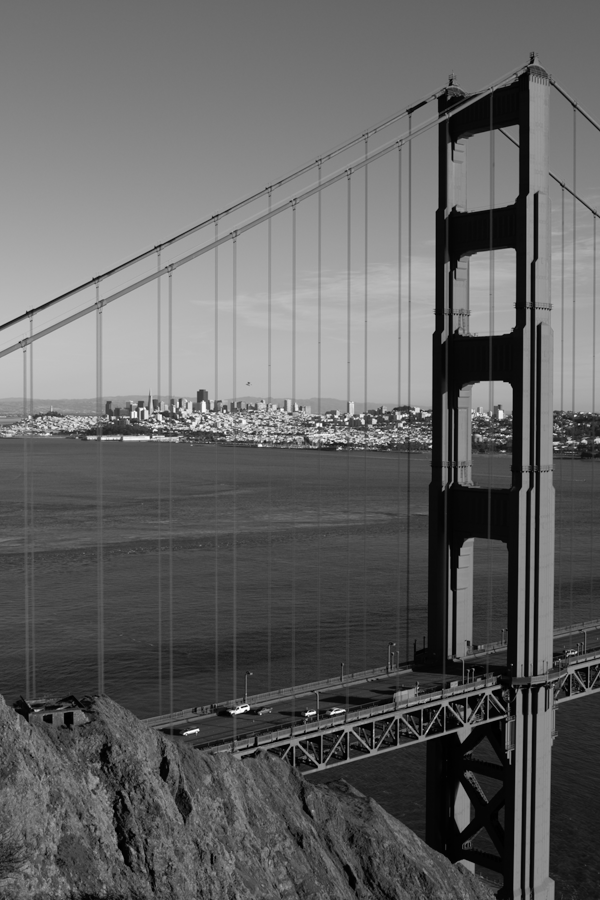
//> input picture goldengate-02.png, 600 x 900 px
$ ./Source   (built with g++ and OpenCV 4)
//> lines starting //> are read from the running program, lines starting //| are printed output that depends on the picture
#define _CRT_SECURE_NO_DEPRECATE
#include <stdio.h>
#include <iostream>
#include "opencv2/core.hpp"
#include "opencv2/features2d.hpp"
#include "opencv2/xfeatures2d.hpp"
#include "opencv2/highgui.hpp"
#include "opencv2/xfeatures2d.hpp"
#include "opencv2/xfeatures2d/nonfree.hpp"
#include <opencv2/opencv.hpp>
#include "opencv2/stitching.hpp"


using namespace std;
using namespace cv;
using namespace cv::xfeatures2d;


Mat cal_homography_matrix(Mat image1, Mat image2, int features, int layers) {

	//Ptr<SIFT> detector = SIFT::create(features, layers);
	Ptr<ORB> detector = ORB::create(features);

	std::vector<KeyPoint> keypoints_1, keypoints_2;

	detector->detect(image1, keypoints_1);
	detector->detect(image2, keypoints_2);

	//-- Draw keypoints
	Mat img_keypoints_1; Mat img_keypoints_2;

	drawKeypoints(image1, keypoints_1, img_keypoints_1, Scalar::all(-1),
		DrawMatchesFlags::DRAW_RICH_KEYPOINTS);
	drawKeypoints(image2, keypoints_2, img_keypoints_2, Scalar::all(-1),
		DrawMatchesFlags::DRAW_RICH_KEYPOINTS);


	//-- Step 2: Calculate descriptors (feature vectors)
	Mat descriptors_1, descriptors_2;
	detector->compute(image1, keypoints_1, descriptors_1);
	detector->compute(image2, keypoints_2, descriptors_2);

	//-- Show detected (drawn) keypoints

	imshow("Keypoints 1", img_keypoints_1);
	imshow("Keypoints 2", img_keypoints_2);


	//-- Step 3: Matching descriptor vectors using BFMatcher :
	BFMatcher matcher;
	std::vector<std::vector<cv::DMatch> > matches;

	// [24 lines of commented-out code are left out]
	matcher.knnMatch(descriptors_1, descriptors_2, matches, 2);  // Find two nearest matches

	vector<cv::DMatch> good_matches;
	for (int i = 0; i < matches.size(); ++i)
	{
		const float ratio = 0.8; // As in Lowe's paper; can be tuned
		if (matches[i][0].distance < ratio * matches[i][1].distance)
		{
			good_matches.push_back(matches[i][0]);
		}
	}

	cv::Mat H;
	// [7 lines of commented-out code are left out]
	std::vector< Point2f > obj;
	std::vector< Point2f > scene;

	for (int i = 0; i < good_matches.size(); i++)
	{
		//-- Get the keypoints from the good matches
		obj.push_back(keypoints_1[good_matches[i].queryIdx].pt);
		scene.push_back(keypoints_2[good_matches[i].trainIdx].pt);
	}


	// Find the Homography Matrix for img 1 and img2
	H = findHomography(obj, scene, CV_RANSAC);
	//H is the transformation. Using ransac to remove the outliers
	return H;
}
Mat stitch_image(Mat image1, Mat image2, Mat H)
{


	cv::Mat result;
	warpPerspective(image1, result, H, cv::Size(image1.cols + image2.cols, image1.rows));
	// cv::imshow("image1",image1);
    // cv::imshow("result",result);
	cv::Mat half(result, cv::Rect(0, 0, image2.cols, image2.rows));
    // cv::imshow("half",half);
	image2.copyTo(half);
	return result;

}

// [59 lines of commented-out code are left out]
using namespace cv;
int main(int argc, char** argv)
{
	/*References
	https://stackoverflow.com/questions/27533203/how-do-i-use-sift-in-opencv-3-0-with-c
	http://docs.opencv.org/3.3.0/d5/d3c/classcv_1_1xfeatures2d_1_1SIFT.html#details
	http://kushalvyas.github.io/stitching.html
	https://github.com/Manasi94/Image-Stitching
	*/
	int64 t0 = cv::getTickCount();

	int nOctaveLayers = 3; //lowes paper suggests
	int nfeatures = 2000; //number of features

	Mat img_1 = imread("goldengate-02.png");
//> img_1 is the input picture: 900 rows x 600 cols, CV_8UC3; min 0, max 255, mean 98.5
	Mat img_2 = imread("goldengate-01.png");
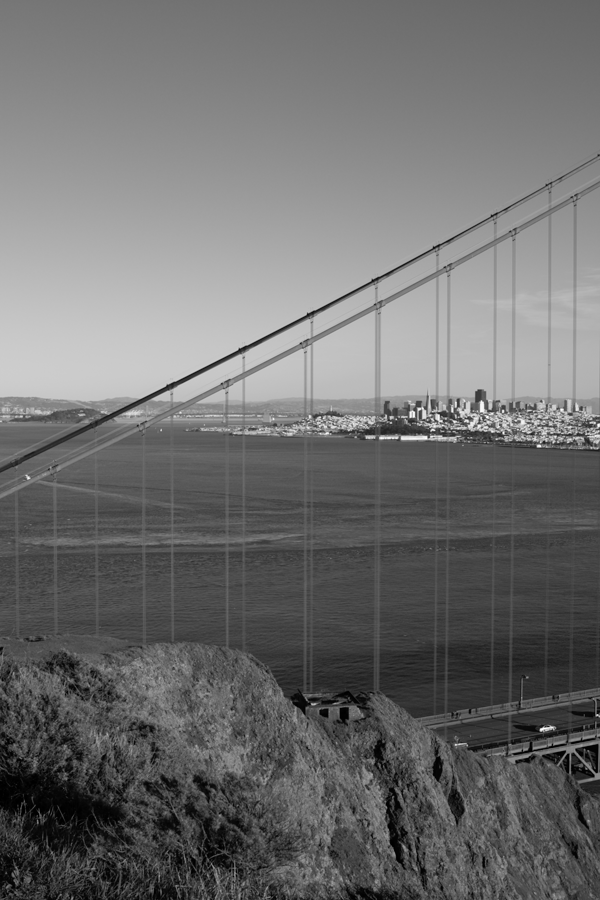
//> input picture goldengate-01.png, 600 x 900 px
//> img_2 is the input picture: 900 rows x 600 cols, CV_8UC3; min 0, max 255, mean 110.4
	Mat img_3 = imread("goldengate-00.png");
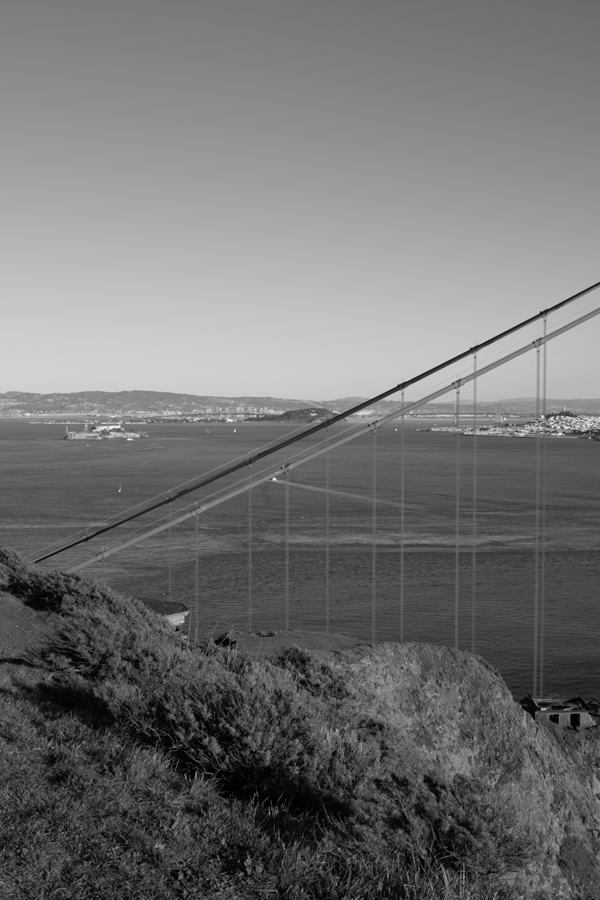
//> input picture goldengate-00.png, 600 x 900 px
//> img_3 is the input picture: 900 rows x 600 cols, CV_8UC3; min 0, max 249, mean 113.3
	Mat img_orginal = imread("Original_gray.jpg");
//> Original_gray.jpg cannot be read in this run, so this picture is empty

	img_1.convertTo(img_1, CV_8UC1);
	img_2.convertTo(img_2, CV_8UC1);
	img_3.convertTo(img_3, CV_8UC1);

	// cv::cvtColor(img_1, img_1, COLOR_RGB2GRAY);
	// cv::cvtColor(img_2, img_2, COLOR_RGB2GRAY);
	// cv::cvtColor(img_3, img_3, COLOR_RGB2GRAY);

	Mat H23; Mat result23;
	Mat H12; Mat result12;
	Mat H123; Mat result123;
	Mat H_t; Mat result_t;
	H23 = cal_homography_matrix(img_1, img_2, nfeatures, nOctaveLayers);
//> in cal_homography_matrix, `detector->detect(image1, keypoints_1);`: keypoints_1 = 2000 keypoints; strongest (x, y, size): (246, 710, 31), (248, 709, 31), (321, 424, 31), (306, 714, 31)
//> in cal_homography_matrix, `detector->detect(image2, keypoints_2);`: keypoints_2 = 1991 keypoints; strongest (x, y, size): (541, 729, 31), (422, 408, 31), (410, 414, 37.2), (538, 445, 31)
//> in cal_homography_matrix, `drawKeypoints(image2, keypoints_2, img_keypoints_2, Scalar::all(-1), D..`:
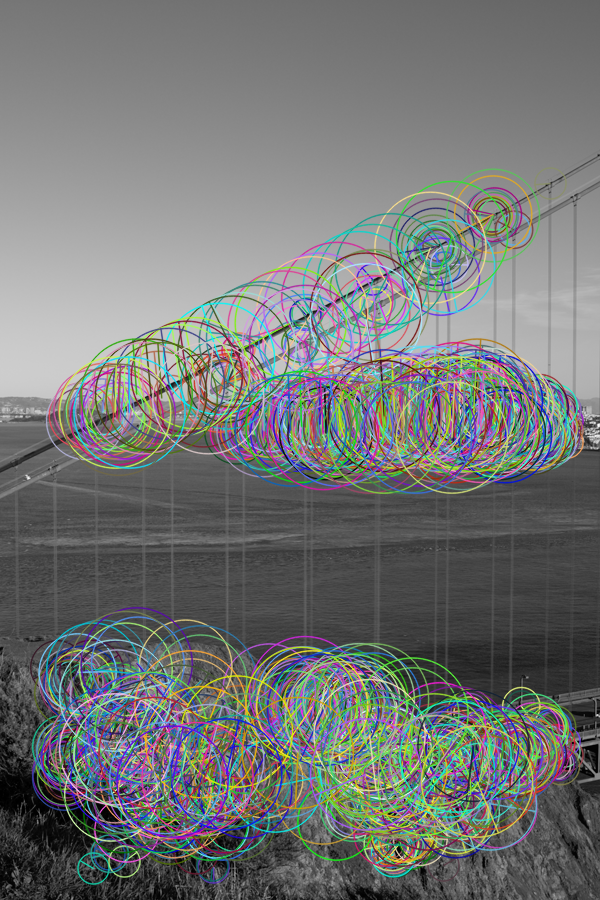
//> img_keypoints_2: 900 rows x 600 cols, CV_8UC3; mean B, G, R 116.2, 117.1, 114.8
//> in cal_homography_matrix, `matcher.knnMatch(descriptors_1, descriptors_2, matches, 2);`: matches = 2000 matches
//> after the loop in cal_homography_matrix, `for (int i = 0; i < matches.size(); ++i)`: good_matches = 328 matches
//> after the loop in cal_homography_matrix, `for (int i = 0; i < good_matches.size(); i++)`: obj = 328 Points (x, y), first 12: [222, 433], [145, 417], [154, 430], [156, 430], [161, 415], [159, 415], [151, 415], [162, 418], [176, 421], [163, 421], [151, 436], [211, 411]; scene = 328 Points (x, y), first 12: [501, 433], [423, 417], [431, 430], [434, 430], [438, 415], [436, 415], [429, 415], [440, 418], [454, 421], [441, 421], [428, 436], [489, 411]
//> in cal_homography_matrix, `H = findHomography(obj, scene, CV_RANSAC);`: H = [[0.914, -0.0124, 286.5], [-0.0573, 0.977, 9.22], [-0.00014, -1.97e-06, 1]]
//> H23 has the same summary as H in cal_homography_matrix
	result23 = stitch_image(img_1, img_2, H23);
//> in stitch_image, `image2.copyTo(half);`:
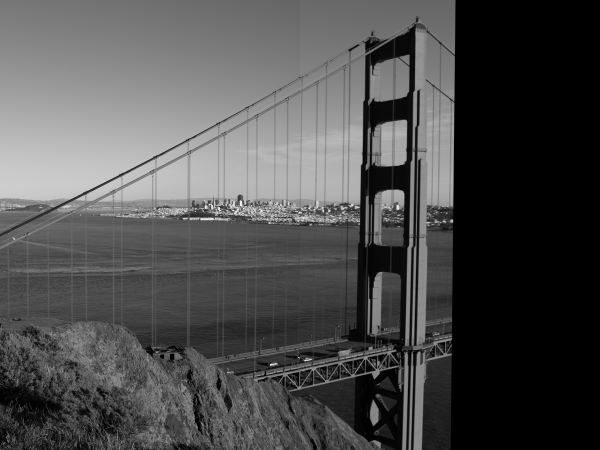
//> result: 900 rows x 1200 cols, CV_8UC3 (shown at 1/2 size); min 0, max 255, mean 77.4


	H_t = cal_homography_matrix(result23, img_3, nfeatures, nOctaveLayers);
//> call 2 of cal_homography_matrix, with features = 2000, layers = 3
//> in cal_homography_matrix (call 2), `detector->detect(image1, keypoints_1);`: keypoints_1 = 2000 keypoints; strongest (x, y, size): (541, 729, 31), (598, 425, 31), (422, 408, 31), (410, 414, 37.2)
//> in cal_homography_matrix (call 2), `detector->detect(image2, keypoints_2);`: keypoints_2 = 1978 keypoints; strongest (x, y, size): (552, 417, 31), (554, 417, 31), (542, 709, 31), (274, 479, 31)
//> in cal_homography_matrix (call 2), `drawKeypoints(image2, keypoints_2, img_keypoints_2, Scalar::all(-1), D..`:
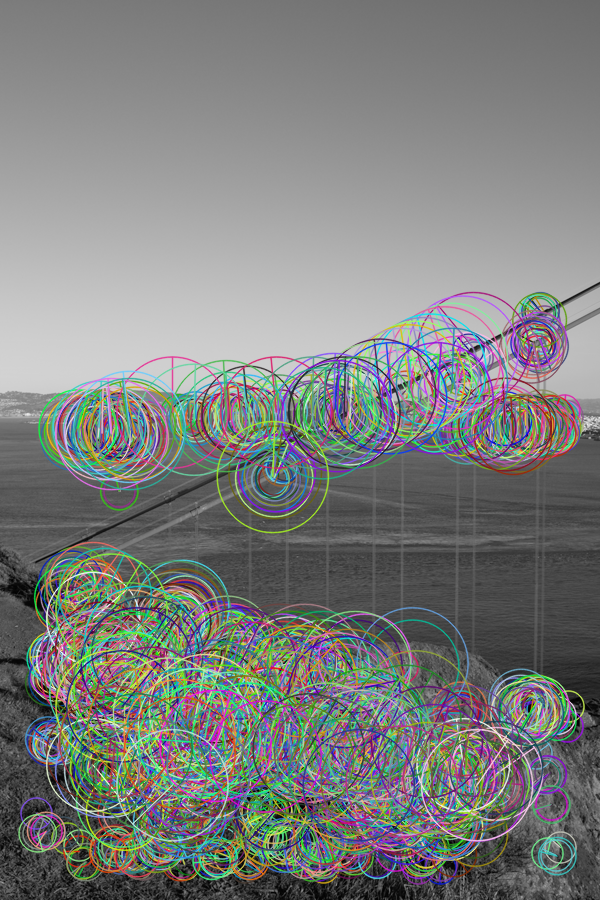
//> img_keypoints_2: 900 rows x 600 cols, CV_8UC3; mean B, G, R 125, 126.6, 124.4
//> after the loop in cal_homography_matrix (call 2), `for (int i = 0; i < matches.size(); ++i)`: good_matches = 49 matches
//> the loop in cal_homography_matrix (call 2), `for (int i = 0; i < good_matches.size(); i++)` made 49 passes
//> in cal_homography_matrix (call 2), `H = findHomography(obj, scene, CV_RANSAC);`: H = [[1.06, -0.0182, 221.5], [-0.0134, 1.01, 0.564], [1e-05, -1.13e-05, 1]]
//> H_t has the same summary as H in cal_homography_matrix
	result_t = stitch_image(result23, img_3, H_t);
//> in stitch_image (call 2), `cv::Mat half(result, cv::Rect(0, 0, image2.cols, image2.rows));`:
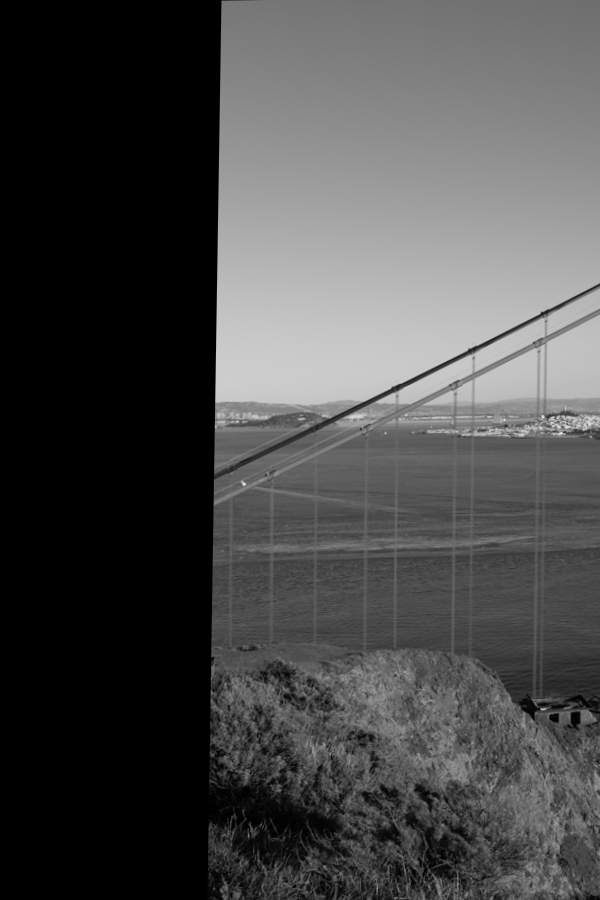
//> half: 900 rows x 600 cols, CV_8UC3; min 0, max 241, mean 72.9
//> in stitch_image (call 2), `image2.copyTo(half);`:
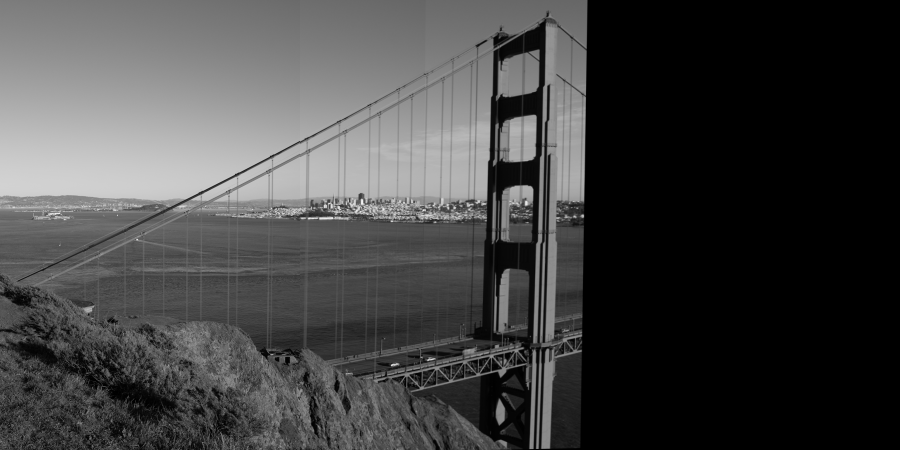
//> result: 900 rows x 1800 cols, CV_8UC3 (shown at 1/2 size); min 0, max 250, mean 67.8

	// [23 lines of commented-out code are left out]
	imshow("Stitched Image _t", result_t);
	//imwrite("result_1.jpg", result_t);
	cvtColor(result_t, result_t, COLOR_RGB2GRAY);
	int64 t1 = cv::getTickCount();
	double secs = (t1 - t0) / cv::getTickFrequency();
	cout << "Time elapsed:" << secs << "seconds";
	imwrite("result.jpg", result_t);
	//getMSE(img_orginal,result_t);
	waitKey(0);
	return 0;
}
/** @function readme */
void readme()
{
	std::cout << " " << std::endl;
}
